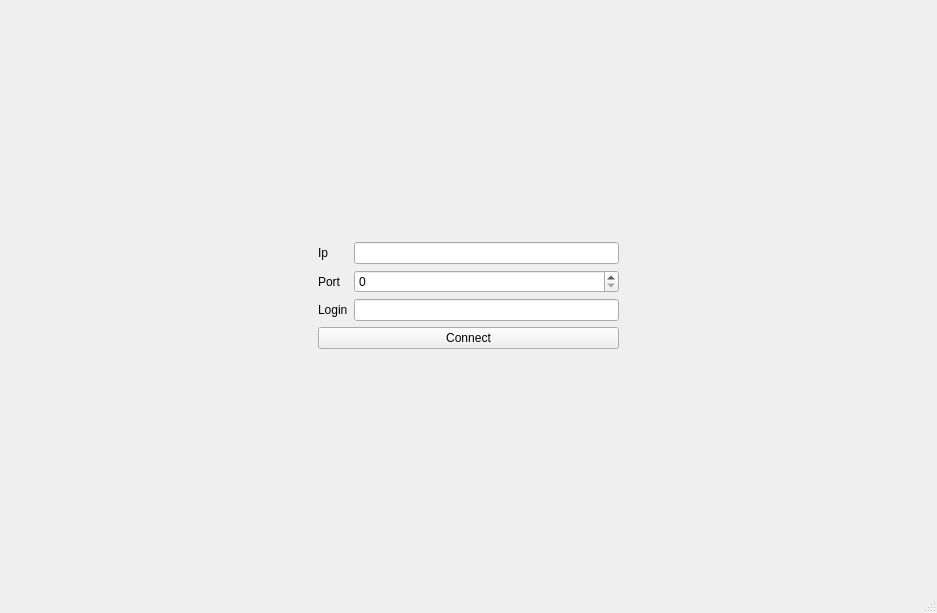
<?xml version="1.0" encoding="UTF-8"?>
<ui version="4.0">
 <class>Client</class>
 <widget class="QMainWindow" name="Client">
  <property name="geometry">
   <rect>
    <x>0</x>
    <y>0</y>
    <width>937</width>
    <height>613</height>
   </rect>
  </property>
  <property name="windowTitle">
   <string>Client</string>
  </property>
  <widget class="QWidget" name="centralwidget">
   <layout class="QVBoxLayout" name="verticalLayout">
    <item>
     <widget class="QStackedWidget" name="stackedWidget">
      <property name="currentIndex">
       <number>0</number>
      </property>
      <widget class="QWidget" name="login">
       <layout class="QHBoxLayout" name="horizontalLayout_2">
        <item>
         <spacer name="horizontalSpacer">
          <property name="orientation">
           <enum>Qt::Orientation::Horizontal</enum>
          </property>
          <property name="sizeHint" stdset="0">
           <size>
            <width>293</width>
            <height>20</height>
           </size>
          </property>
         </spacer>
        </item>
        <item>
         <layout class="QVBoxLayout" name="verticalLayout_5">
          <item>
           <spacer name="verticalSpacer">
            <property name="orientation">
             <enum>Qt::Orientation::Vertical</enum>
            </property>
            <property name="sizeHint" stdset="0">
             <size>
              <width>20</width>
              <height>40</height>
             </size>
            </property>
           </spacer>
          </item>
          <item>
           <layout class="QVBoxLayout" name="verticalLayout_4">
            <item>
             <layout class="QHBoxLayout" name="horizontalLayout">
              <item>
               <layout class="QVBoxLayout" name="verticalLayout_3">
                <item>
                 <widget class="QLabel" name="label">
                  <property name="text">
                   <string>Ip</string>
                  </property>
                 </widget>
                </item>
                <item>
                 <widget class="QLabel" name="label_2">
                  <property name="text">
                   <string>Port</string>
                  </property>
                 </widget>
                </item>
                <item>
                 <widget class="QLabel" name="label_3">
                  <property name="text">
                   <string>Login</string>
                  </property>
                 </widget>
                </item>
               </layout>
              </item>
              <item>
               <layout class="QVBoxLayout" name="verticalLayout_2">
                <item>
                 <widget class="QLineEdit" name="le_ip"/>
                </item>
                <item>
                 <widget class="QSpinBox" name="sb_port"/>
                </item>
                <item>
                 <widget class="QLineEdit" name="le_login"/>
                </item>
               </layout>
              </item>
             </layout>
            </item>
            <item>
             <widget class="QPushButton" name="b_connect">
              <property name="text">
               <string>Connect</string>
              </property>
             </widget>
            </item>
           </layout>
          </item>
          <item>
           <spacer name="verticalSpacer_2">
            <property name="orientation">
             <enum>Qt::Orientation::Vertical</enum>
            </property>
            <property name="sizeHint" stdset="0">
             <size>
              <width>20</width>
              <height>40</height>
             </size>
            </property>
           </spacer>
          </item>
         </layout>
        </item>
        <item>
         <spacer name="horizontalSpacer_2">
          <property name="orientation">
           <enum>Qt::Orientation::Horizontal</enum>
          </property>
          <property name="sizeHint" stdset="0">
           <size>
            <width>293</width>
            <height>20</height>
           </size>
          </property>
         </spacer>
        </item>
       </layout>
      </widget>
      <widget class="QWidget" name="chat">
       <layout class="QHBoxLayout" name="horizontalLayout_4">
        <item>
         <layout class="QVBoxLayout" name="verticalLayout_6">
          <item>
           <widget class="QPlainTextEdit" name="pte_chat"/>
          </item>
          <item>
           <layout class="QHBoxLayout" name="horizontalLayout_3">
            <property name="spacing">
             <number>0</number>
            </property>
            <property name="sizeConstraint">
             <enum>QLayout::SizeConstraint::SetNoConstraint</enum>
            </property>
            <item>
             <widget class="QPlainTextEdit" name="pte_message">
              <property name="sizePolicy">
               <sizepolicy hsizetype="Expanding" vsizetype="Fixed">
                <horstretch>0</horstretch>
                <verstretch>0</verstretch>
               </sizepolicy>
              </property>
              <property name="maximumSize">
               <size>
                <width>16777215</width>
                <height>150</height>
               </size>
              </property>
             </widget>
            </item>
            <item>
             <widget class="QPushButton" name="b_send">
              <property name="minimumSize">
               <size>
                <width>50</width>
                <height>150</height>
               </size>
              </property>
              <property name="maximumSize">
               <size>
                <width>50</width>
                <height>16777215</height>
               </size>
              </property>
              <property name="text">
               <string>Send</string>
              </property>
             </widget>
            </item>
           </layout>
          </item>
         </layout>
        </item>
        <item>
         <widget class="QListWidget" name="lw_members">
          <property name="sizePolicy">
           <sizepolicy hsizetype="Fixed" vsizetype="Expanding">
            <horstretch>0</horstretch>
            <verstretch>0</verstretch>
           </sizepolicy>
          </property>
          <property name="minimumSize">
           <size>
            <width>150</width>
            <height>0</height>
           </size>
          </property>
          <property name="maximumSize">
           <size>
            <width>300</width>
            <height>16777215</height>
           </size>
          </property>
         </widget>
        </item>
       </layout>
      </widget>
     </widget>
    </item>
   </layout>
  </widget>
  <widget class="QMenuBar" name="menubar">
   <property name="geometry">
    <rect>
     <x>0</x>
     <y>0</y>
     <width>937</width>
     <height>25</height>
    </rect>
   </property>
  </widget>
  <widget class="QStatusBar" name="statusbar"/>
 </widget>
 <resources/>
 <connections/>
</ui>
